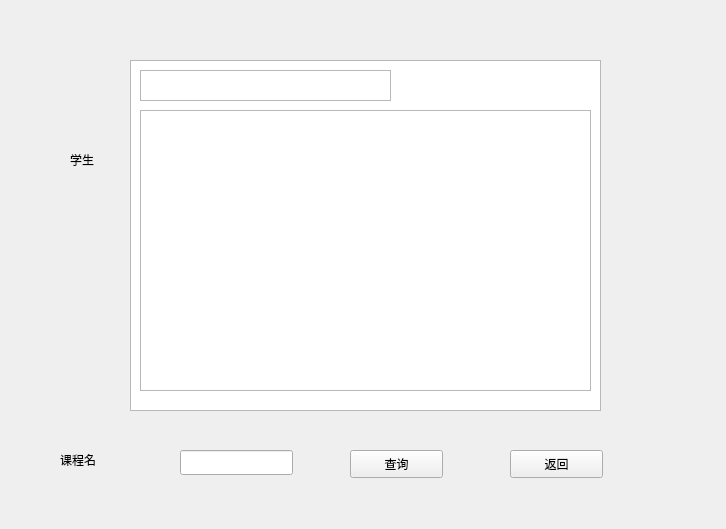
<?xml version="1.0" encoding="UTF-8"?>
<ui version="4.0">
 <class>StudentView</class>
 <widget class="QWidget" name="StudentView">
  <property name="geometry">
   <rect>
    <x>0</x>
    <y>0</y>
    <width>726</width>
    <height>529</height>
   </rect>
  </property>
  <property name="windowTitle">
   <string>Form</string>
  </property>
  <widget class="QLabel" name="label">
   <property name="geometry">
    <rect>
     <x>70</x>
     <y>150</y>
     <width>69</width>
     <height>19</height>
    </rect>
   </property>
   <property name="text">
    <string>学生</string>
   </property>
  </widget>
  <widget class="QListView" name="listView">
   <property name="geometry">
    <rect>
     <x>130</x>
     <y>60</y>
     <width>471</width>
     <height>351</height>
    </rect>
   </property>
  </widget>
  <widget class="QTableWidget" name="tableWidget">
   <property name="geometry">
    <rect>
     <x>140</x>
     <y>110</y>
     <width>451</width>
     <height>281</height>
    </rect>
   </property>
  </widget>
  <widget class="QTextBrowser" name="textBrowser">
   <property name="geometry">
    <rect>
     <x>140</x>
     <y>70</y>
     <width>251</width>
     <height>31</height>
    </rect>
   </property>
  </widget>
  <widget class="QPushButton" name="pushButton_return">
   <property name="geometry">
    <rect>
     <x>510</x>
     <y>450</y>
     <width>93</width>
     <height>28</height>
    </rect>
   </property>
   <property name="text">
    <string>返回</string>
   </property>
  </widget>
  <widget class="QLineEdit" name="lineEdit_search">
   <property name="geometry">
    <rect>
     <x>180</x>
     <y>450</y>
     <width>113</width>
     <height>25</height>
    </rect>
   </property>
  </widget>
  <widget class="QLabel" name="label_2">
   <property name="geometry">
    <rect>
     <x>60</x>
     <y>450</y>
     <width>69</width>
     <height>19</height>
    </rect>
   </property>
   <property name="text">
    <string>课程名</string>
   </property>
  </widget>
  <widget class="QPushButton" name="pushButton_search">
   <property name="geometry">
    <rect>
     <x>350</x>
     <y>450</y>
     <width>93</width>
     <height>28</height>
    </rect>
   </property>
   <property name="text">
    <string>查询</string>
   </property>
  </widget>
 </widget>
 <resources/>
 <connections/>
</ui>
